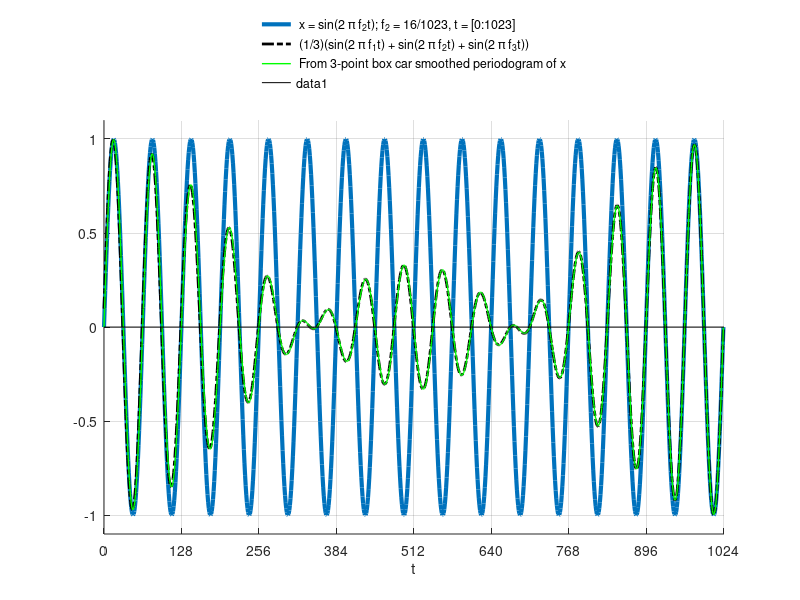
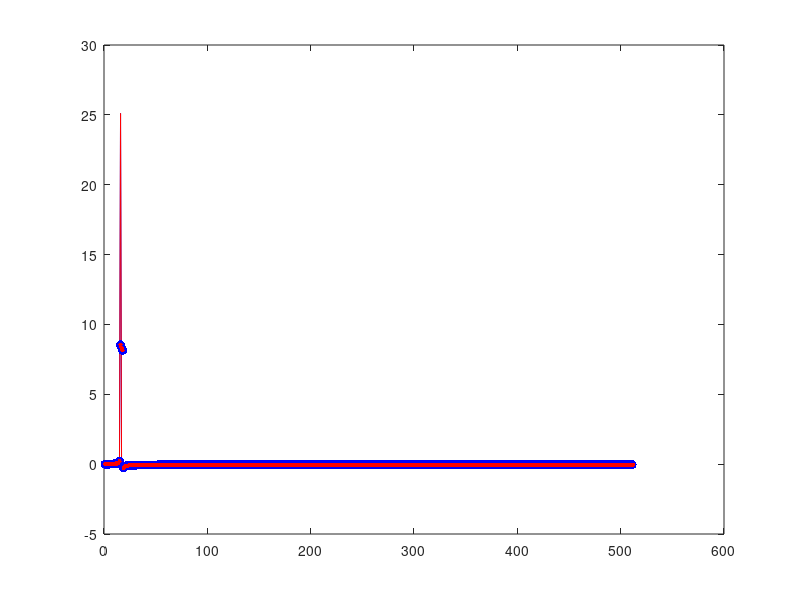
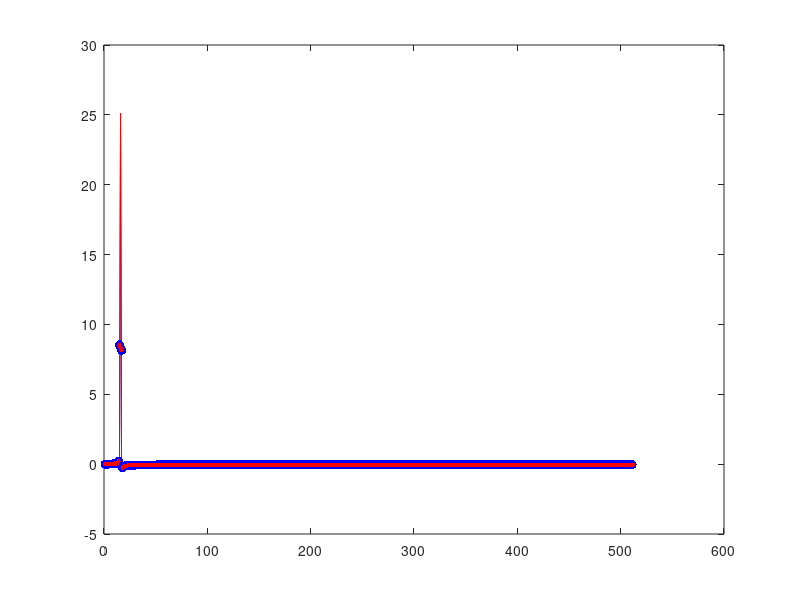

Here is the MATLAB script that generated these plots, in order: (Note: this script raises an error after producing the figures.)
clear;

t  = [1:1024]';
T1 = 15;
T2 = 16;
T3 = 17;

Nt = 100;
f1 = 1/(t(end)/T1);
f2 = 1/(t(end)/T2);
f3 = 1/(t(end)/T3);

%xo = 2*sind(360*f1*t) + 2*sind(360*f2*t);
xo = (1/3)*(sin(2*pi*f1*t) + sin(2*pi*f2*t) + sin(2*pi*f3*t));
x  = sin(2*pi*f2*t);
    
t  = [0:1023]';
T1 = 16;
Nt = 100;
f1 = 1/(t(end)/T1);
x = sin(2*pi*f1*t);

I  = fft(x);
xi = ifft(I);

I1  = I(2:512);
I2  = flipud(I(513:end));
Ia1 = filter([1,1,1]/3,1,I1);    
Ia2 = filter([1,1,1]/3,1,I2);    

%Ia1 = filter([0.25,1,0.25],1,I1);    
%Ia2 = filter([0.25,1,0.25],1,I2);    


figure(1);clf;hold on;
    plot(t,x,'LineWidth',3)
    plot(t,xo,'k-.','LineWidth',2)
    
figure(2);clf;
    plot(real(I1),'b','MarkerSize',20);hold on;
    plot(real(I2),'r','MarkerSize',10);
    plot(real(Ia1),'b.','MarkerSize',20);hold on;
    plot(real(Ia2),'r.','MarkerSize',10);
    
figure(3);clf;
    Ia1 = [Ia1(2:end);Ia1(end)];
    Ia2 = [Ia2(2:end);Ia2(end)];
    plot(real(I1),'b','MarkerSize',20);hold on;
    plot(real(I2),'r','MarkerSize',10);
    plot(real(Ia1),'b.','MarkerSize',20);hold on;
    plot(real(Ia2),'r.','MarkerSize',10);

Ia = [I(1);Ia1;flipud(Ia2)];
xa = ifft(Ia);

figure(1);
    plot(t,real(xa),'g','LineWidth',1);
    lh = legend(' x = sin(2 \pi f_2t); f_2 = 16/1023, t = [0:1023]',' (1/3)(sin(2 \pi f_1t) + sin(2 \pi f_2t) + sin(2 \pi f_3t))',' From 3-point box car smoothed periodogram of x ','Location','NorthOutside');
    legend boxoff
    xlabel('t');
    plot([0 1024],[0 0],'k-');
    set(gca,'XTick',[0:128:1024]);
    grid on;
    axis([0,1024 -1.1 1.1])
    plotcmds('./figures/frequencyloss_timeseries.png');
    %axis([0 128 -1.1 1.1]);
    %plotcmds('./figures/frequencyloss_timeseries_zoom.png');
    